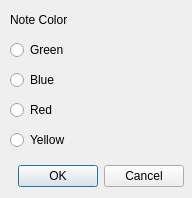
<?xml version="1.0" encoding="UTF-8"?>
<ui version="4.0">
 <class>Dialog</class>
 <widget class="QDialog" name="Dialog">
  <property name="geometry">
   <rect>
    <x>0</x>
    <y>0</y>
    <width>192</width>
    <height>198</height>
   </rect>
  </property>
  <property name="windowTitle">
   <string>Settings</string>
  </property>
  <widget class="QWidget" name="widget" native="true">
   <property name="geometry">
    <rect>
     <x>-10</x>
     <y>0</y>
     <width>551</width>
     <height>481</height>
    </rect>
   </property>
   <property name="autoFillBackground">
    <bool>true</bool>
   </property>
   <widget class="QDialogButtonBox" name="buttonBox">
    <property name="geometry">
     <rect>
      <x>10</x>
      <y>160</y>
      <width>201</width>
      <height>32</height>
     </rect>
    </property>
    <property name="orientation">
     <enum>Qt::Horizontal</enum>
    </property>
    <property name="standardButtons">
     <set>QDialogButtonBox::Cancel|QDialogButtonBox::Ok</set>
    </property>
    <property name="centerButtons">
     <bool>true</bool>
    </property>
   </widget>
   <widget class="QLabel" name="label">
    <property name="geometry">
     <rect>
      <x>20</x>
      <y>10</y>
      <width>91</width>
      <height>20</height>
     </rect>
    </property>
    <property name="text">
     <string>Note Color</string>
    </property>
   </widget>
   <widget class="QRadioButton" name="radioButton">
    <property name="geometry">
     <rect>
      <x>20</x>
      <y>40</y>
      <width>89</width>
      <height>20</height>
     </rect>
    </property>
    <property name="text">
     <string>Green</string>
    </property>
   </widget>
   <widget class="QRadioButton" name="radioButton_2">
    <property name="geometry">
     <rect>
      <x>20</x>
      <y>70</y>
      <width>89</width>
      <height>20</height>
     </rect>
    </property>
    <property name="text">
     <string>Blue</string>
    </property>
   </widget>
   <widget class="QRadioButton" name="radioButton_3">
    <property name="geometry">
     <rect>
      <x>20</x>
      <y>100</y>
      <width>89</width>
      <height>20</height>
     </rect>
    </property>
    <property name="text">
     <string>Red</string>
    </property>
   </widget>
   <widget class="QRadioButton" name="radioButton_4">
    <property name="geometry">
     <rect>
      <x>20</x>
      <y>130</y>
      <width>89</width>
      <height>20</height>
     </rect>
    </property>
    <property name="text">
     <string>Yellow</string>
    </property>
   </widget>
  </widget>
 </widget>
 <resources/>
 <connections/>
</ui>
